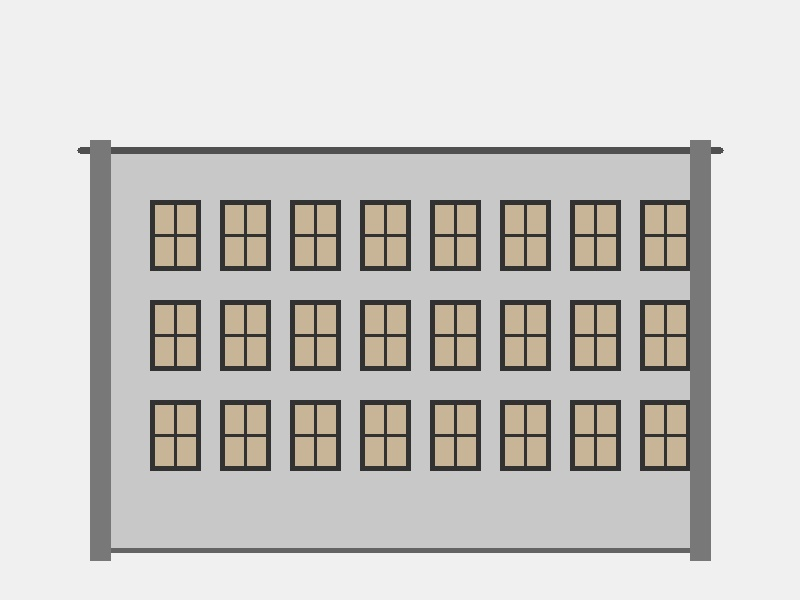
#> input picture posts/series/cv-foundations/images/architecture-features.jpg, 800 x 600 px
$ jupyter execute base.ipynb   (shell and % lines are left out)
#> lines starting #> are read from the running program, lines starting #| are printed output that depends on the picture
[cell 1]
# imports
import os
import sys
import types
import json

# figure size/format
fig_width = 7
fig_height = 5
fig_format = 'retina'
fig_dpi = 96

# matplotlib defaults / format
try:
  import matplotlib.pyplot as plt
  plt.rcParams['figure.figsize'] = (fig_width, fig_height)
  plt.rcParams['figure.dpi'] = fig_dpi
  plt.rcParams['savefig.dpi'] = fig_dpi
  from IPython.display import set_matplotlib_formats
  set_matplotlib_formats(fig_format)
except Exception:
  pass

# plotly use connected mode
try:
  import plotly.io as pio
  pio.renderers.default = "notebook_connected"
except Exception:
  pass

# enable pandas latex repr when targeting pdfs
try:
  import pandas as pd
  if fig_format == 'pdf':
    pd.set_option('display.latex.repr', True)
except Exception:
  pass


# output kernel dependencies
kernel_deps = dict()
for module in list(sys.modules.values()):
  # Some modules play games with sys.modules (e.g. email/__init__.py
  # in the standard library), and occasionally this can cause strange
  # failures in getattr.  Just ignore anything that's not an ordinary
  # module.
  if not isinstance(module, types.ModuleType):
    continue
  path = getattr(module, "__file__", None)
  if not path:
    continue
  if path.endswith(".pyc") or path.endswith(".pyo"):
    path = path[:-1]
  if not os.path.exists(path):
    continue
  kernel_deps[path] = os.stat(path).st_mtime
print(json.dumps(kernel_deps))

# set run_path if requested
if r'/home/hasan/Schreibtisch/projects/git_data/quarto_blog_hasan/posts/series/cv-foundations':
  os.chdir(r'/home/hasan/Schreibtisch/projects/git_data/quarto_blog_hasan/posts/series/cv-foundations')

# reset state

# [25 lines left out: function ojs_define, not called in this run]
globals()["ojs_define"] = ojs_define

[cell 2]
# | eval: true
import cv2
import numpy as np
import matplotlib.pyplot as plt
import requests
from io import BytesIO
from PIL import Image

# Load a sample image with clear features (architectural scene)
# [4 lines left out: function load_image_from_url, not called in this run]

# Load our synthetic architectural image with clear features
img = cv2.imread('images/architecture-features.jpg')
#> img is the input picture: shape (600, 800, 3); mean B, G, R 198.4, 201.6, 203.8
img_rgb = cv2.cvtColor(img, cv2.COLOR_BGR2RGB)
gray = cv2.cvtColor(img, cv2.COLOR_BGR2GRAY)
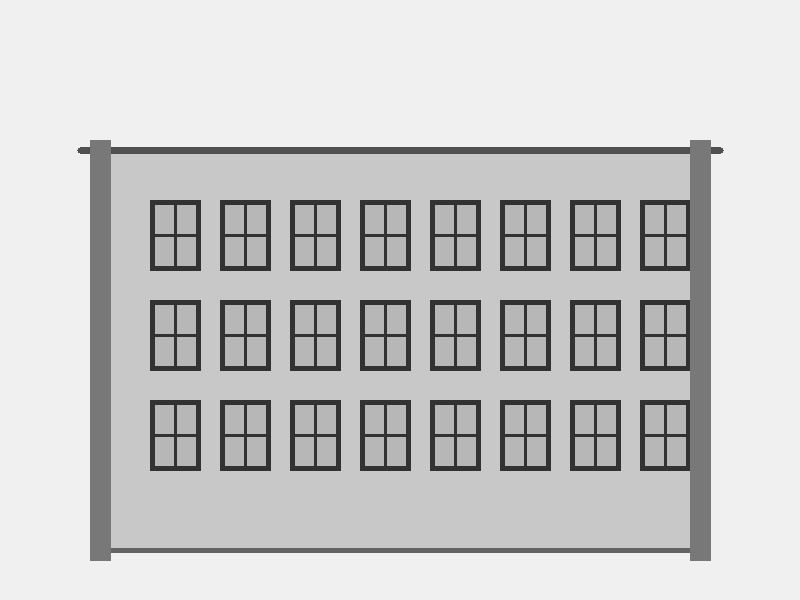
#> gray: shape (600, 800); min 43, max 247, mean 201.9

# Create SIFT detector
sift = cv2.SIFT_create()

# Find keypoints and descriptors
keypoints, descriptors = sift.detectAndCompute(gray, None)
#> keypoints = 908 keypoints; strongest (x, y, size): (719, 150, 5.4), (82, 150, 5.4), (363, 303, 5.4), (643, 303, 5.4)

print(f"SIFT found {len(keypoints)} keypoints")
print(f"Each keypoint has a {descriptors.shape[1]}-dimensional descriptor")

# Draw keypoints
img_with_keypoints = cv2.drawKeypoints(
    img_rgb, keypoints, None,
    flags=cv2.DRAW_MATCHES_FLAGS_DRAW_RICH_KEYPOINTS
)
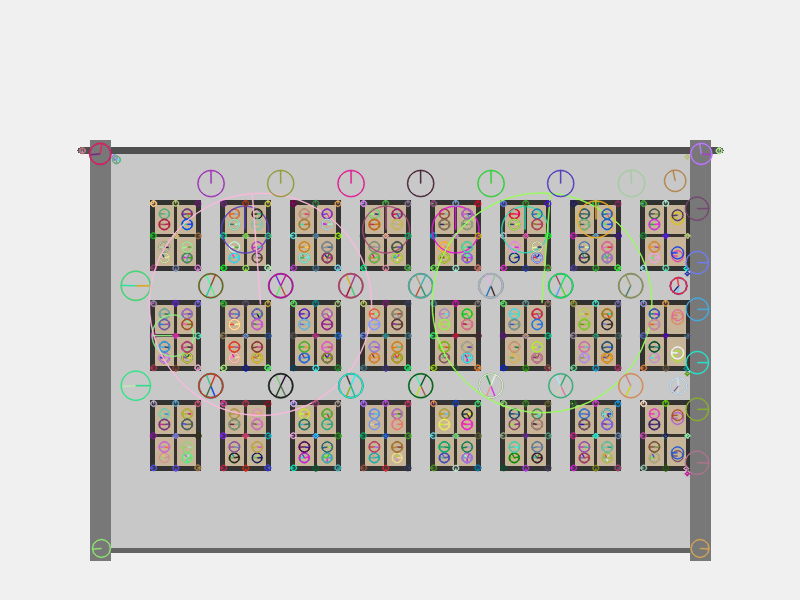
#> img_with_keypoints: shape (600, 800, 3); mean R, G, B 202.2, 200.8, 198.1

# Display results
plt.figure(figsize=(15, 8))
#> (this line was passed over: IPython is not available in this run)

plt.subplot(1, 2, 1)
#> (this line was passed over: IPython is not available in this run)
plt.imshow(img_rgb)
#> (this line was passed over: IPython is not available in this run)
plt.title("Original Image")
#> (this line was passed over: IPython is not available in this run)
plt.axis('off')
#> (this line was passed over: IPython is not available in this run)

plt.subplot(1, 2, 2)
#> (this line was passed over: IPython is not available in this run)
plt.imshow(img_with_keypoints)
#> (this line was passed over: IPython is not available in this run)
plt.title(f"SIFT Keypoints: {len(keypoints)} detected")
plt.axis('off')

plt.tight_layout()
plt.show()

# Show some keypoint properties
print("\nFirst 5 keypoints properties:")
for i, kp in enumerate(keypoints[:5]):
    print(f"Keypoint {i+1}: position=({kp.pt[0]:.1f}, {kp.pt[1]:.1f}), "
          f"size={kp.size:.1f}, angle={kp.angle:.1f}°")
